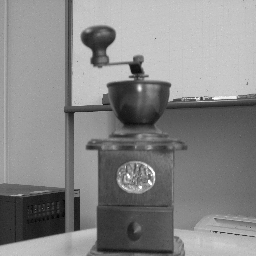
#> input picture Resources/CIMG0209.gif, 256 x 256 px
$ python no1.py   (Python 2 division)
#> lines starting #> are read from the running program, lines starting #| are printed output that depends on the picture; long printed decimals are rounded
### src/assignment4/no1.py
# -*- coding: utf-8 -*-
#
#    assignment4.no1
#    created by 25090335 Kohki Miki on 2011/07/30
#
import numpy
from PIL import Image
from matplotlib import pyplot

class DensityDistribution(object):
    def __init__(self, image):
        u"""
            コンストラクタ
            @param このパターンのイメージ
        """
        self.image = image
        self.width, self.height = self.image.size
        self.xmax = 5

    # [19 lines left out: functions histogram, plot_histogram, not called in this run]

    def density_distribution(self):
        u"""
            濃度分布を返します
            @return x
            @return P(x)
        """
        return [self.xmax*k/256.0 for k in xrange(256)], [self.p(k) for k in self.image.histogram()]

    # [11 lines left out: function plot_density_distribution, not called in this run]

    def h(self, k):
        u"""
            渡した濃度の数を割合にして返します
            @param k 濃度の数
            @return 割合
        """
        return float(k/(float(self.width*self.height)))

    def p(self, k):
        u"""
            kの濃度分布を返します
            @param k
            @return 濃度分布P(x)
        """
        return (256.0/self.xmax)*self.h(k)

    # [7 lines left out: function divergence, not called in this run]

# [16 lines that do not run on import are left out]

### src/assignment5/no1.py
# -*- coding: utf-8 -*-
#
#    assignment5.no1
#    created by 25090335 Kohki Miki on 2011/08/10
#
import numpy
from PIL import Image
from scipy.optimize import leastsq
from matplotlib import pyplot

from assignment4.no1 import DensityDistribution

class GaussianFitting(object):
    def gaussian(self, params, x):
        a, m1, m2, s1, s2 = params
        p = a/numpy.sqrt(2*numpy.pi*s1**2)*numpy.exp(-(x-m1)**2/(2*s1**2)) + (1-a)/numpy.sqrt(2*numpy.pi*s2**2)*numpy.exp(-(x-m2)**2/(2*s2**2))
        return p
    def residuals(self, params, x, y):
        err = self.gaussian(params, x) - y
        return err
    def fitting(self, x, y, initial=None):
        if not initial: initial = [0.] * 5
        result = leastsq(self.residuals, initial, args=(x, y), full_output=False)
        return result

if __name__ == '__main__':
    p1 = DensityDistribution(Image.open(r"../../Resources/CIMG0209.gif"))
#> in __init__, self.image is the input picture: PIL image 256x256 L; min 1, max 255, mean 135.1
    x, y = p1.density_distribution()
#> x = 256 values from 0 to 4.98; y = 256 values, max 1.68 at index 197, min 0 at index 0, mean 0.2
    gf = GaussianFitting()
    initial = (0.63583867, 3.22051539, 1.26030523, 0.64014307, 0.52168001)
    params = gf.fitting(x, y, initial)
#> in fitting, `result = leastsq(self.residuals, initial, args=(x, y), full_output=Fal..`: result = ([0.206, 3.84, 2.41, 0.0531, 1.02], 1)
#> params = ([0.206, 3.84, 2.41, 0.0531, 1.02], 1)
    time = numpy.linspace(x[0], x[-1], 100)
#> time = 100 values from 0 to 4.98
    print params[0]
#| [0.2058 3.836 2.413 0.05307 1.017]
    pyplot.plot(x, y, x, [gf.gaussian(params[0], t) for t in x], "r-")
    pyplot.title(r"CIMG0209.gif")
    pyplot.xlabel("x")
    pyplot.ylabel("P(x)")
    pyplot.show()
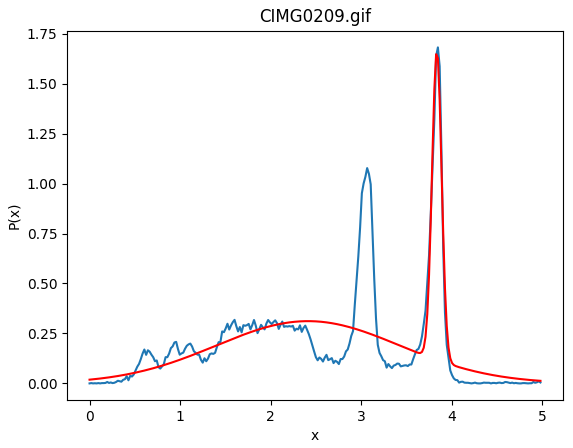
#> figure drawn by matplotlib, 1 panel; curve peaks at x = 3.85, y = 1.68; curve peaks at x = 3.83, y = 1.65

    p2 = DensityDistribution(Image.open(r"../../Resources/CIMG0210.gif"))
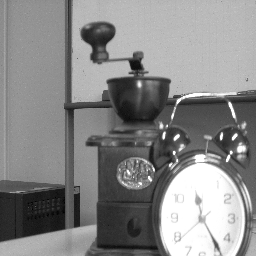
#> input picture Resources/CIMG0210.gif, 256 x 256 px
#> in __init__, self.image is the input picture: PIL image 256x256 L; min 0, max 255, mean 136.2
    x, y = p2.density_distribution()
#> y = 256 values, max 2.58 at index 255, min 0.000781 at index 0, mean 0.2
    gf = GaussianFitting()
    initial = (0.63583867, 3.22051539, 1.26030523, 0.64014307, 0.52168001)
    params = gf.fitting(x, y, initial)
#> params = ([0.636, 3.22, 1.26, 0.64, 0.522], 1)
    time = numpy.linspace(x[0], x[-1], 100)
    print params[0]
#| [0.6358 3.221 1.260 0.6401 0.5218]
    pyplot.plot(x, y, x, [gf.gaussian(params[0], t) for t in x], "r-")
    pyplot.title(r"CIMG0210.gif")
    pyplot.xlabel("x")
    pyplot.ylabel("Q(x)")
    pyplot.show()
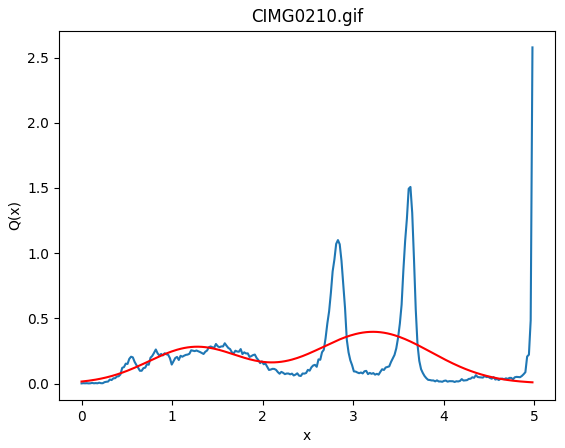
#> figure drawn by matplotlib, 1 panel; curve peaks at x = 4.98, y = 2.58; curve peaks at x = 3.22, y = 0.396

    p3 = DensityDistribution(Image.open(r"../../Resources/CIMG0211.gif"))
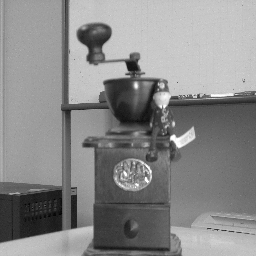
#> input picture Resources/CIMG0211.gif, 256 x 256 px
#> in __init__, self.image is the input picture: PIL image 256x256 L; min 2, max 255, mean 137.3
    x, y = p3.density_distribution()
#> y = 256 values, max 1.62 at index 199, min 0 at index 0, mean 0.2
    gf = GaussianFitting()
    initial = (0.63583867, 3.22051539, 1.26030523, 0.64014307, 0.52168001)
    params = gf.fitting(x, y, initial)
#> params = ([0.205, 3.87, 2.46, 0.0554, 1.02], 1)
    time = numpy.linspace(x[0], x[-1], 100)
    print params[0]
#| [0.2049 3.867 2.459 0.05539 1.024]
    pyplot.plot(x, y, x, [gf.gaussian(params[0], t) for t in x], "r-")
    pyplot.title(r"CIMG0211.gif")
    pyplot.xlabel("x")
    pyplot.ylabel("R(x)")
    pyplot.show()
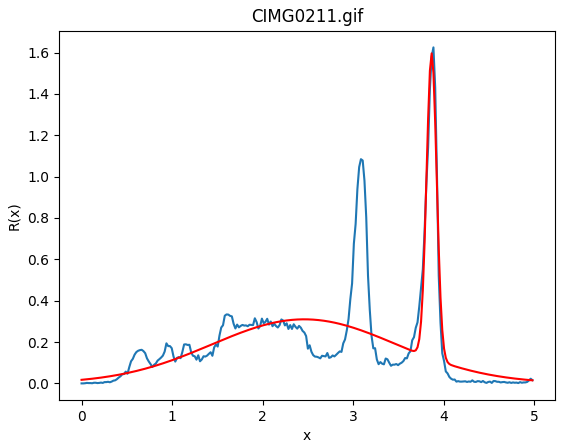
#> figure drawn by matplotlib, 1 panel; curve peaks at x = 3.89, y = 1.62; curve peaks at x = 3.87, y = 1.6
